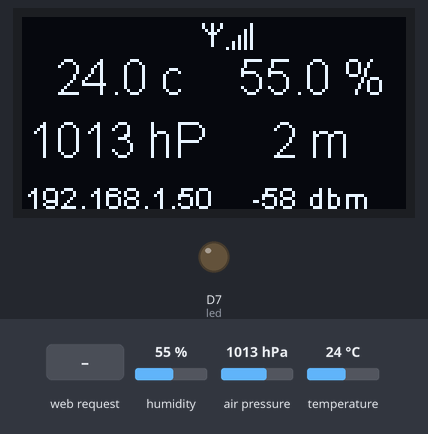
Simulated run of this sketch. Board: ESP8266 (NodeMCU). On the bench: 128×64 one-colour display, output pins drawn as LEDs (lit = HIGH). Inputs (shaded band) come from the test bench; at power-on: humidity 55 %, air pressure 1013 hPa, temperature 24 °C. WiFi joins after 1.5 s; servers stay silent unless stated; storage starts empty; what the sketch prints to the serial monitor is not drawn.

Above: at 2.8 s.
2.9 s: humidity set to 22 %
At 4.8 s:
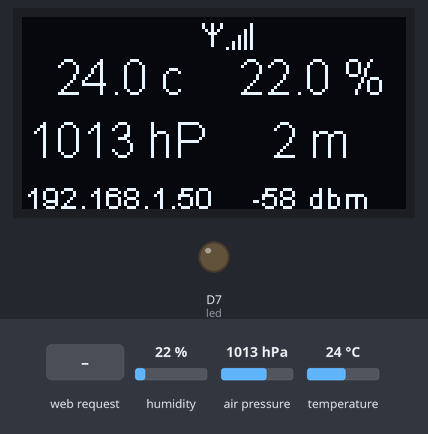
5.1 s: air pressure set to 952 hPa
At 6.4 s:
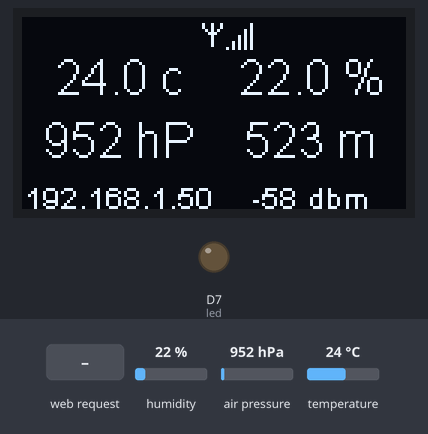
7.1 s: temperature set to 12 °C
At 8.1 s:
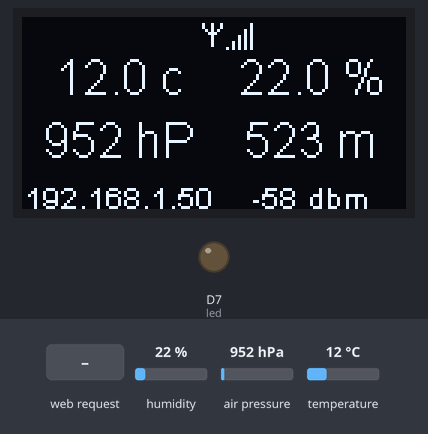
9.1 s: HTTP request GET / received
At 10.2 s:
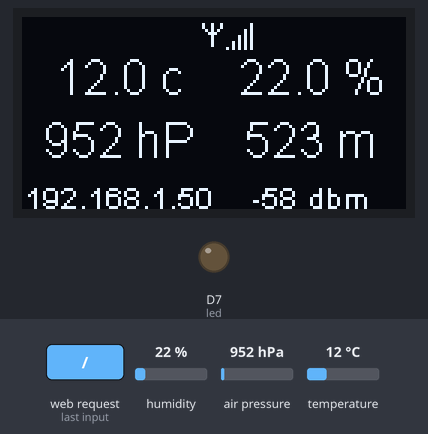
10.6 s: humidity set to 40 %
At 11.7 s:
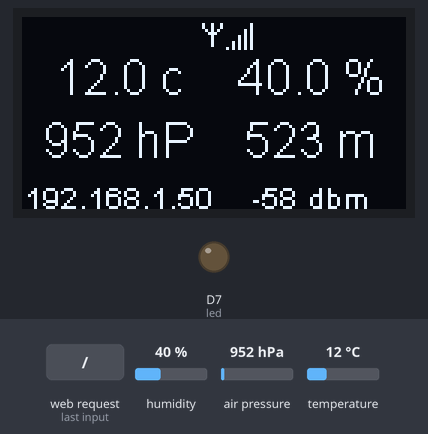
Timing chart, 0 to 13.1 s (numbered marks = the images above; inputs shaded):
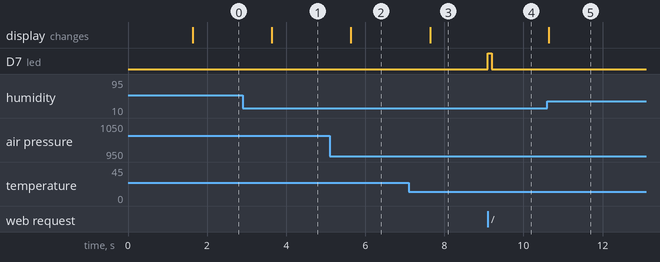

The sketch:

main.ino
```cpp
#include <Arduino.h>
#include <ESP8266WiFi.h>           //https://github.com/esp8266/Arduino
#include <Wire.h>

//needed for library
#include <WiFiClient.h>
#include <WiFiUdp.h>
#include <DNSServer.h>
#include <ESP8266WebServer.h>
#include <ESP8266mDNS.h>
#include <WiFiManager.h>          //https://github.com/tzapu/WiFiManager.git
ESP8266WebServer server(80);
const char* configurationAPName = "AutoConnectAP";

//SSD1306 I2C
#include <SH1106.h>              //https://github.com/squix78/esp8266-oled-ssd1306.git
// Include custom images
#include "images.h"
// Display Settings
SH1106 display(0x3c, D1, D2);

//BMP280
// #include "Seeed_BME280.h"
#include <Adafruit_Sensor.h>
#include <Adafruit_BME280.h>
Adafruit_BME280 bme; // I2C
#define SEALEVELPRESSURE_HPA (1013.25)

#define def_wifi 0
#define def_temperature 1
#define def_humidity 2
#define def_pressure 3
#define def_altitude 4


#include <math.h>
#include <FS.h>                            //stockage de settings
#include <ArduinoJson.h>                   //https://github.com/bblanchon/ArduinoJson.git
StaticJsonBuffer<1000> jsonBuffer;

const int led = 13;
unsigned long interval = 1000;             // refresh display interval
unsigned long prevMillis = 0;
unsigned int localPort = 2390;             // local port to listen for UDP packets

//*****************
//* initial setup *
//*****************
void setup() {
  // put your setup code here, to run once:
  pinMode(led, OUTPUT);
  digitalWrite(led, 0);
  Serial.begin(115200);
  //saut de ligne pour l'affichage dans la console.
  Serial.println();
  Serial.println();

  SPIFFS.begin();
  loadSettings();

  // initialize dispaly
  display.init();
  display.clear();
  display.display();

  display.flipScreenVertically();
  display.setFont(ArialMT_Plain_10);
  display.setTextAlignment(TEXT_ALIGN_CENTER);
  display.setContrast(255);
  display.drawString(64, 10, "Initialisation...");
  display.display();

  //bme280
  if (!bme.begin(0x76)) {
    Serial.println("Could not find a valid BME280 sensor, check wiring!");
    while (1);
  }

  //WiFiManager
  //Local intialization. Once its business is done, there is no need to keep it around
  WiFiManager wifiManager;
  //reset saved settings
  //wifiManager.resetSettings();

  wifiManager.setAPCallback(configModeCallback);
  wifiManager.setConfigPortalTimeout(180);

  //set custom ip for portal
  //wifiManager.setAPConfig(IPAddress(10,0,1,1), IPAddress(10,0,1,1), IPAddress(255,255,255,0));

  //fetches ssid and pass from eeprom and tries to connect
  //if it does not connect it starts an access point with the specified name
  //here  "AutoConnectAP"
  //and goes into a blocking loop awaiting configuration
  wifiManager.autoConnect(configurationAPName);
  //or use this for auto generated name ESP + ChipID
  //wifiManager.autoConnect();

  if(WiFi.status() != WL_CONNECTED) {
      //relance l'application après le timeout du portail
      //en cas d'arret secteur où la box redemarre lentement.
      ESP.restart();
  }

  //if you get here you have connected to the WiFi
  Serial.println("connected...");
  Serial.print("IP address: ");
  Serial.println(WiFi.localIP());

  if (MDNS.begin("esp8266")) {
      Serial.println("MDNS responder started");
  }

  server.on("/", handleRoot);
  server.on("/altitude", HTTP_GET, handleAltitude);
  server.on("/humidity", HTTP_GET, handleHumidity);
  server.on("/pressure", HTTP_GET, handlePressure);
  server.on("/temperature", HTTP_GET, handleTemperature);
  server.on("/wifi", HTTP_GET, handleWifi);
  // server.on("/params", HTTP_GET, handleParams);
  // server.on("/params", HTTP_POST, handleUpdateParams);
  // server.on("/action", HTTP_GET, handleAction);
  // server.on("/action", HTTP_POST, handleUpdateAction);
  // server.onNotFound(handleNotFound);

  server.begin();
  Serial.println("HTTP server started");

  displayManagement();
}

//*************
//* main loop *
//*************

void loop() {
    // put your main code here, to run repeatedly:
    server.handleClient();

    unsigned long currMillis = millis();
    // gestion de l'interval entre les actions d'affichage
    if(currMillis > (prevMillis + interval)) {
        prevMillis = currMillis;
        displayManagement();
    }
}

//**********************
//* display management *
//**********************

void displayManagement() {
    display.clear();
    display.setFont(ArialMT_Plain_10);

    //wifi signal indicator
    if(WiFi.status() == WL_CONNECTED) {
        const long signalWiFi = WiFi.RSSI();
        if(signalWiFi > -100) {
            int strength = 0;
            if(signalWiFi > (-60)) {
                strength = 5;
            } else if(signalWiFi > (-70)) {
                strength = 4;
            } else if(signalWiFi > (-75)) {
                strength = 3;
            } else if(signalWiFi > (-80)) {
                strength = 2;
            } else if(signalWiFi > (-85)) {
                strength = 1;
            }
            display.drawXbm(60, 2, 8, 8, wifiSymbol);
            for(int i=0; i < strength; i++) {
                display.drawLine(68 + (i*2), 10, 68 + (i*2), 10 - (i*2));
            }
            display.setFont(ArialMT_Plain_10);
            display.setTextAlignment(TEXT_ALIGN_CENTER);
            JsonObject& json_wifi = jsonBuffer.parseObject(getMeasure(def_wifi));
            display.drawString(96, 54, json_wifi["wifi"]["toString"]);
        }
    }

    display.setFont(ArialMT_Plain_16);
    display.setTextAlignment(TEXT_ALIGN_CENTER);
    JsonObject& json_temp = jsonBuffer.parseObject(getMeasure(def_temperature));
    display.drawString(32, 11, json_temp["temperature"]["toString"]);

    display.setFont(ArialMT_Plain_16);
    display.setTextAlignment(TEXT_ALIGN_CENTER);
    JsonObject& json_humi = jsonBuffer.parseObject(getMeasure(def_humidity));
    display.drawString(96, 11, json_humi["humidity"]["toString"]);

    display.setFont(ArialMT_Plain_16);
    display.setTextAlignment(TEXT_ALIGN_CENTER);
    JsonObject& json_pres = jsonBuffer.parseObject(getMeasure(def_pressure));
    display.drawString(32, 32, json_pres["pressure"]["toString"]);

    display.setFont(ArialMT_Plain_16);
    display.setTextAlignment(TEXT_ALIGN_CENTER);
    JsonObject& json_alti = jsonBuffer.parseObject(getMeasure(def_altitude));
    display.drawString(96, 32, json_alti["altitude"]["toString"]);

    display.setFont(ArialMT_Plain_10);
    display.setTextAlignment(TEXT_ALIGN_CENTER);
    display.drawString(32, 54, WiFi.localIP().toString());

    display.display();
}

//**********************
//* configuration mode *
//**********************

void configModeCallback (WiFiManager *myWiFiManager) {
    display.clear();
    display.setFont(ArialMT_Plain_10);
    display.setTextAlignment(TEXT_ALIGN_CENTER);
    display.drawString(64, 10, "Configuaration Mode");
    display.drawString(64, 28, "please connect to " + String(configurationAPName));
    display.display();

    Serial.println("Entered config mode");
    Serial.println(WiFi.softAPIP());

    Serial.println(myWiFiManager->getConfigPortalSSID());
}

//**********************
//* setting management *
//**********************
void saveSettings() {
    Serial.println("saving config");
    jsonBuffer.clear();
    JsonObject& json = jsonBuffer.createObject();
    //Serial.println("encodage JSON");
    // json["timezone"] = timezone;
    json.prettyPrintTo(Serial);
    Serial.println();

    File configFile = SPIFFS.open("/settings.json", "w");
    if (!configFile) {
        Serial.println("file open failed");
    } else {
        //Serial.println("ecriture fichier");
        json.printTo(configFile);
    }
    //Serial.println("fermeture dufichier");
    configFile.close();
    Serial.println("saving done");
}

void loadSettings() {
    Serial.println("loading config");
    //creation du fichier avec les valeurs par default si il n'existe pas
    if(!SPIFFS.exists("/settings.json")) {
        //Serial.println("fichier absent -> creation");
        saveSettings();
    }

    //lecture des données du fichier
    File configFile = SPIFFS.open("/settings.json", "r");
    if(!configFile) {
        Serial.println("file open failed");
    } else {
        //Serial.println("lecture fichier");
        size_t size = configFile.size();
        // Allocate a buffer to store contents of the file.
        std::unique_ptr<char[]> buf(new char[size]);
        configFile.readBytes(buf.get(), size);

        //Serial.println("décodage JSON");
        jsonBuffer.clear();
        JsonObject& json = jsonBuffer.parseObject(buf.get());
        //json.prettyPrintTo(Serial);
        //Serial.println();
        if (json.success()) {
            //Serial.println("parsing dans les variables");
            // timezone = json["timezone"];
        }
    }
    //Serial.println("fermeture dufichier");
    configFile.close();
    Serial.println("loading done");
}

//*************
//* utilities *
//*************
#define countof(a) (sizeof(a) / sizeof(a[0]))

String formatJSON(const JsonObject& obj) {
    char buffer[1000];
    obj.printTo(buffer, sizeof(buffer));
    String strOut = buffer;
    return strOut;
}

// const JsonObject& getMeasure(int sensor) {
String getMeasure(int sensor) {
  jsonBuffer.clear();
  String label= "";
  float value = 0;
  unsigned int decimal = 2;
  String unit = "";

  switch (sensor) {
    case def_wifi:
      label = "wifi";
      value = WiFi.RSSI();
      decimal = 0;
      unit = "dbm";
      break;
    case def_temperature:
      label = "temperature";
      value = bme.readTemperature();
      decimal = 1;
      unit = "c";
      break;
    case def_humidity:
      label = "humidity";
      value = bme.readHumidity();
      decimal = 1;
      unit = "%";
      break;
    case def_pressure:
      label = "pressure";
      value = bme.readPressure()/100;
      decimal = 0;
      unit = "hP";
      break;
    case def_altitude:
      label = "altitude";
      value = bme.readAltitude(SEALEVELPRESSURE_HPA);
      decimal = 0;
      unit = "m";
      break;
    default:
      label= "unknown";
      value = 0;
      unit = "";
      break;
  }
  JsonObject& measure = jsonBuffer.createObject();
  JsonObject& content = measure.createNestedObject(label);
  char result[10];
  dtostrf(value, 1, decimal, result);
  String valueStr = result;
  content["value"] = valueStr;
  content["unit"] = unit;
  content["toString"] = valueStr + " " + unit;
  // measure.prettyPrintTo(Serial);

  return formatJSON(measure);
}

//***********
//* routing *
//***********
void handleRoot() {
    digitalWrite(led, 1);
    jsonBuffer.clear();
    //valeurs
    String altitude = getMeasure(def_altitude);
    altitude.remove(0, 1);
    altitude.remove(altitude.length()-1);
    Serial.println(altitude);
    String humidity = getMeasure(def_humidity);
    humidity.remove(0, 1);
    humidity.remove(humidity.length()-1);
    Serial.println(humidity);
    String pressure = getMeasure(def_pressure);
    pressure.remove(0, 1);
    pressure.remove(pressure.length()-1);
    Serial.println(pressure);
    String temperature = getMeasure(def_temperature);
    temperature.remove(0, 1);
    temperature.remove(temperature.length()-1);
    Serial.println(temperature);
    String wifi = getMeasure(def_wifi);
    wifi.remove(0, 1);
    wifi.remove(wifi.length()-1);
    Serial.println(wifi);
    String global = "{measure:{"
      + altitude + ", "
      + humidity + ", "
      + pressure + ", "
      + temperature + ", "
      + wifi + "}"
      + "}";
    Serial.println(global);

    JsonObject& root = jsonBuffer.parseObject(global);
    root.prettyPrintTo(Serial);
    Serial.println();
    //envoi
    server.send(200, "application/json", formatJSON(root));
    digitalWrite(led, 0);
}

void handleParams() {
    digitalWrite(led, 1);
    jsonBuffer.clear();
    JsonObject& root = jsonBuffer.createObject();
    //paramètres
    // root["interval"] = interval;
    root.prettyPrintTo(Serial);
    Serial.println();
    //envoi
    server.send(200, "application/json", formatJSON(root));
    digitalWrite(led, 0);
}

void handleAltitude() {
    digitalWrite(led, 1);
    server.send(200, "application/json", getMeasure(def_altitude));
    digitalWrite(led, 0);
}

void handleHumidity() {
    digitalWrite(led, 1);
    server.send(200, "application/json", getMeasure(def_humidity));
    digitalWrite(led, 0);
}

void handlePressure() {
    digitalWrite(led, 1);
    server.send(200, "application/json", getMeasure(def_pressure));
    digitalWrite(led, 0);
}

void handleTemperature() {
    digitalWrite(led, 1);
    server.send(200, "application/json", getMeasure(def_temperature));
    digitalWrite(led, 0);
}

void handleWifi() {
    digitalWrite(led, 1);
    server.send(200, "application/json", getMeasure(def_wifi));
    digitalWrite(led, 0);
}
```

images.h
```cpp
const uint8_t wifiSymbol[] PROGMEM = {
    B01001001,
    B01001001,
    B00101010,
    B00011100,
    B00001000,
    B00001000,
    B00001000,
    B00001000
};

const uint8_t emptySymbol[] PROGMEM = {
    B00000000,
    B00000000,
    B00000000,
    B00000000,
    B00000000,
    B00000000,
    B00000000,
    B00000000
};
```

Measured:
- after the input at 2.9 s, the display: changes after 0.73 s (image 1)
- after the input at 5.1 s, the display: changes after 0.54 s (image 2)
- after the input at 7.1 s, the display: changes after 0.54 s (image 3)
- after the input at 9.1 s, D7 (led): LOW → HIGH at once, → LOW 0.09 s later
- after the input at 10.6 s, the display: changes at once (image 5)
